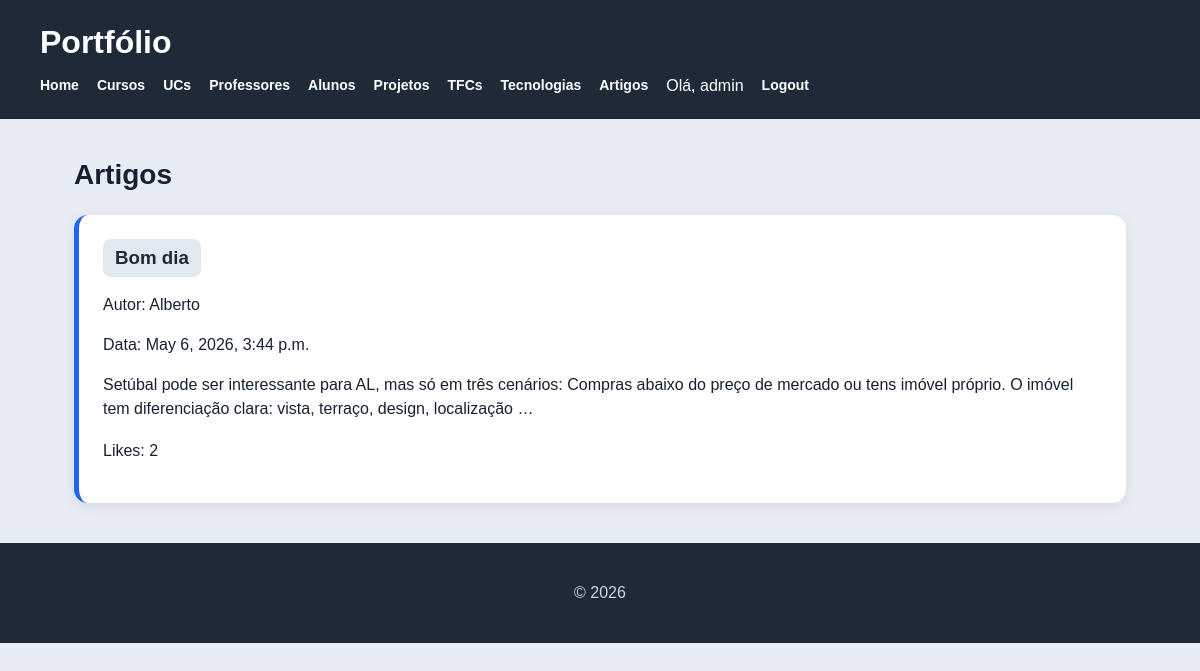
The page /artigos/ (signed in) on the database its author committed.
### artigos/models.py (models this page shows, shortened)
class Artigo(models.Model):
    titulo = models.CharField(max_length=200)
    texto = models.TextField()
    fotografia = models.ImageField(upload_to="artigos/", null=True, blank=True)
    link_externo = models.URLField(blank=True, null=True)
    data_criacao = models.DateTimeField(auto_now_add=True)
    autor = models.ForeignKey(User, on_delete=models.CASCADE, related_name="artigos")
    likes = models.ManyToManyField(User, related_name="artigos_likes", blank=True)
    def total_likes(self):
        return self.likes.count()

### artigos/views.py (the view)
# urls.py: path("", views.artigos_view, name="artigos"),
def artigos_view(request):
    artigos = Artigo.objects.select_related("autor").prefetch_related("likes", "comentarios").order_by("-data_criacao")
    return render(request, "artigos/artigos.html", {
        "artigos": artigos,
        "is_autor": is_autor(request.user),
    })

### artigos/views.py (called while the page is built)
def is_autor(user):
    return user.is_authenticated and user.groups.filter(name="autores").exists()

### artigos/templates/artigos/artigos.html (shortened to what this page needs)
{% extends "portfolio/base.html" %}
{% block content %}
<h2>Artigos</h2>
<section>
    {% for artigo in artigos %}
        <article>
            <h3>
                <a href="{% url 'artigo_detail' artigo.id %}">
                    {{ artigo.titulo }}
                </a>
            </h3>
            <p>Autor: {{ artigo.autor.username }}</p>
            <p>Data: {{ artigo.data_criacao }}</p>
            <p>{{ artigo.texto|truncatewords:30 }}</p>
            <p>Likes: {{ artigo.total_likes }}</p>
        </article>
    {% empty %}
        <p>Não existem artigos publicados.</p>
    {% endfor %}
</section>
{% endblock %}

### portfolio/templates/portfolio/base.html (shortened to what this page needs)
<!DOCTYPE html>
<html lang="pt">
<head>
    {% load static %}
    <link rel="stylesheet" href="{% static 'portfolio/styles.css' %}">
</head>
<body>
    <header>
        <h1>Portfólio</h1>
        <nav>
            <a href="{% url 'portfolio_home' %}">Home</a>
            <a href="{% url 'portfolio_cursos' %}">Cursos</a>
            <a href="{% url 'portfolio_ucs' %}">UCs</a>
            <a href="{% url 'portfolio_professores' %}">Professores</a>
            <a href="{% url 'portfolio_alunos' %}">Alunos</a>
            <a href="{% url 'portfolio_projetos' %}">Projetos</a>
            <a href="{% url 'portfolio_tfcs' %}">TFCs</a>
            <a href="{% url 'portfolio_tecnologias' %}">Tecnologias</a>
            <a href="{% url 'artigos' %}">Artigos</a>
            {% if request.user.is_authenticated %}
                <span>Olá, {{ request.user.username }}</span>
                <a href="{% url 'logout' %}">Logout</a>
            {% else %}
                <a href="{% url 'login' %}">Login</a>
                <a href="{% url 'registo' %}">Registo</a>
            {% endif %}
        </nav>
    </header>
    <main>
        {% block content %}
        {% endblock %}
    </main>
    <footer>
        <p>&copy; 2026</p>
    </footer>
</body>
</html>

### portfolio/static/portfolio/styles.css (style rules this page uses)
* { box-sizing: border-box; }
body { margin: 0; font-family: Arial, Helvetica, sans-serif; background: #e8edf3; color: #172033; }
header { background: #1f2a38; color: white; padding: 24px 40px; }
header h1 { margin: 0 0 16px 0; font-size: 32px; }
nav { display: flex; gap: 18px; flex-wrap: wrap; }
nav a { color: white; text-decoration: none; font-weight: 600; font-size: 14px; }
main { max-width: 1100px; margin: 40px auto; padding: 0 24px; }
h2 { font-size: 28px; margin-bottom: 24px; }
section { display: grid; gap: 22px; }
article { background: white; border-radius: 14px; padding: 24px; box-shadow: 0 4px 14px rgba(0, 0, 0, 0.08); }
article h3 { margin-top: 0; color: #111827; }
p { line-height: 1.5; }
a { color: #2563eb; }
footer { background: #1f2a38; color: #cbd5e1; text-align: center; padding: 22px; margin-top: 40px; }
form a, article a, main > p a { display: inline-block; margin-right: 8px; padding: 8px 12px; border-radius: 8px; background: #e2e8f0; color: #1f2a38; text-decoration: none; font-weight: 600; }
article p:last-child { margin-top: 18px; }
article { border-left: 5px solid #2563eb; }
article h3 { margin-bottom: 12px; }

### rows shown on the page
Artigo: titulo "Bom dia", autor.username "Alberto", data_criacao "May 6, 2026, 3:44 p.m.", texto "Setúbal pode ser interessante para AL, mas só em três cenários: Compras abaixo do preço de mercado ou tens imóvel próprio. O imóvel tem diferenciação clara: vista, terraço, design, localização …", total_likes "2"

### other values the page prints
{{ request.user.username }} "admin"
